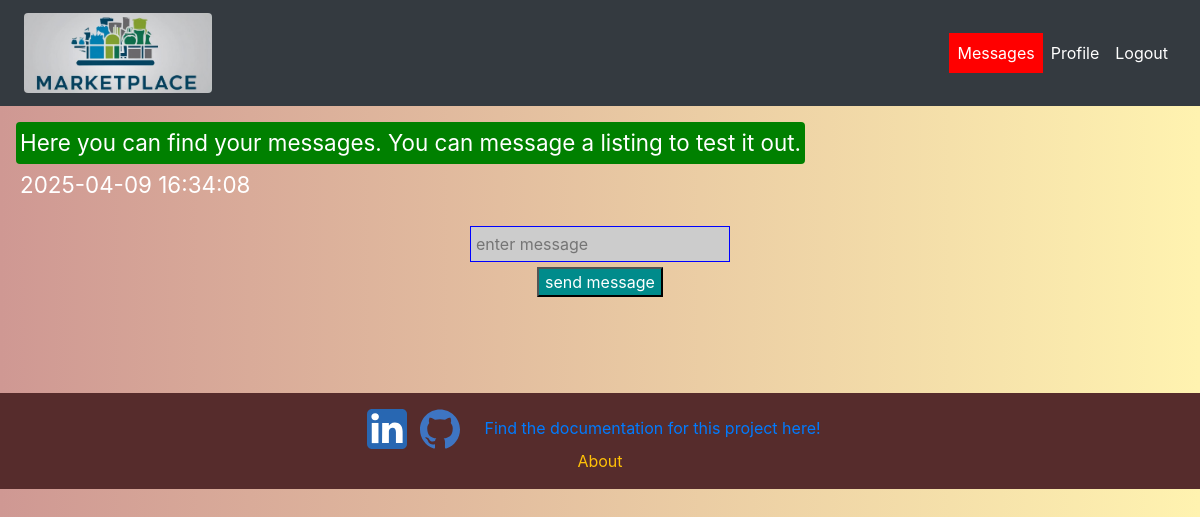
/messages/1 (signed in), run on the app's committed database.
### tables this page shows
CREATE TABLE Messages (
    id INTEGER PRIMARY KEY AUTOINCREMENT,
    subject TEXT,
    message TEXT,
    created TIMESTAMP NOT NULL DEFAULT CURRENT_TIMESTAMP,
    user_send INTEGER NOT NULL,
    user_receive INTEGER NOT NULL,
    listing_id INTEGER NOT NULL,
    read INTEGER NOT NULL DEFAULT 0,
    FOREIGN KEY(user_send) REFERENCES User(id),
    FOREIGN KEY(user_receive) REFERENCES User(id), 
    FOREIGN KEY(listing_id) REFERENCES Listings(id)
);

### app.py (the view, shortened to what this page needs)
@app.route("/messages/<id>", methods=["GET", "POST"])
@login_required
def message_get(id):
    try:
        with sqlite3.connect('database.db') as connection:
            cur = connection.cursor()
            cur.execute("UPDATE Messages SET read=1 where (user_receive=?) AND listing_id=?", (current_user.id,id))
            connection.commit()
            cur.execute("SELECT message,created,user_send FROM Messages where (user_receive=? OR user_send=?) AND listing_id=? order by created ASC", (current_user.id,current_user.id,id))
            messages = []
            for lst in cur.fetchall():
                messages.append({'message':lst[0],'created':lst[1],'user':(True if lst[2]==current_user.id else False)})
            user_with = cur.execute("SELECT user_send, user_receive FROM Messages where (user_receive=? OR user_send=?) AND listing_id=?", (current_user.id,current_user.id,id)).fetchone()
            user_with = [id for id in user_with if id!=current_user.id]
    except sqlite3.Error as e:
            flash('database error')
    return render_template('messages-chat.html', messages=messages, user_with=user_with)

### app.py (called while the page is built)
@login_manager.user_loader
def load_user(user_id):
    return User.get(user_id)

    @staticmethod
    def get(user_id):
        conn = sqlite3.connect('database.db')
        cursor = conn.cursor()
        cursor.execute("SELECT id, name, password_hash, profile_image FROM User WHERE id = ?", (user_id,))
        user = cursor.fetchone()
        conn.close()
        if user is None:
            return None
        return User(user[0], user[1], user[2], user[3])

    @staticmethod
    def check_messages():
        try:
            with sqlite3.connect('database.db') as connection:
                cur = connection.cursor()
                rows = cur.execute('select read from Messages where user_receive=?',(current_user.id,)).fetchall()
                if any(row[0]==0 for row in rows):
                    return True
        except sqlite3.Error as e:
            flash('database error')

### templates/messages-chat.html (shortened to what this page needs)
{% extends 'base.html' %}
{% block content %}
    {% for message in messages %}
        <div {% if message.user %}style="background-color:blue; margin-left:auto; padding:4px; border-radius:4px"
            {% else %}style="background-color:green; margin-right:auto; padding:4px; border-radius:4px" {% endif %}>
            <p style="margin: 0; font-size: 1.4em;">
                {{ message.message }}
            </p>
        </div>
        <div {% if message.user %}style="margin-left:auto; padding:4px; border-radius:4px"
            {% else %}style="margin-right:auto; padding:4px; border-radius:4px" {% endif %}>
            <p style="margin: 0; font-size: 1.4em;">
                {{ message.created }}
            </p>
        </div>
    {% endfor %}
<form class="form" method="POST"
    style="display: flex; flex-direction: column; align-items: center; justify-content: center; width: 100%;">
    <input type="text" id="message" name="message" required style="width: fit-content;" placeholder="enter message">
    <button type="submit" style="width: fit-content;">send message</button>
</form>
{% endblock %}

### static/css/styles.css (style rules this page uses)
.form { display:flex; flex-direction:column; width: 100%; }
.form input { vertical-align: middle; margin: 5px; padding: 5px; background-color:#ccc; border: 1px solid blue; }
.form button { background-color:darkcyan; color:white; width: 30%; align-self: center; }
body { background: linear-gradient(to right, #CF9893, #FFF3B0); }

### data on the page
Messages: message "Here you can find your messages. You can message a listing to test it out.", created "2025-04-09 16:34:08"
